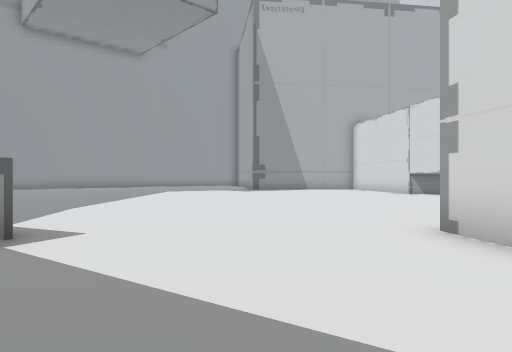
View 1 (above)

24 first-person views from a walk through a Unity game level. The camera is 1.4 m above the floor, looks level and sees 70° across. The floor is counted in squares, 2 m on a side. Each view is taken from the middle of a square. On the plan, view 1 faces up. The plan holds only what a view shows up to about 11 squares ahead; the rest is blank. The place goes on beyond the plan. The player is left out.

View 2
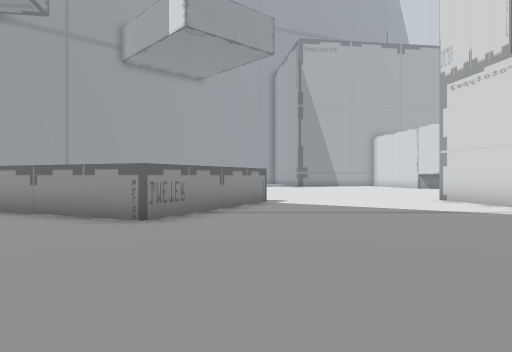

View 3
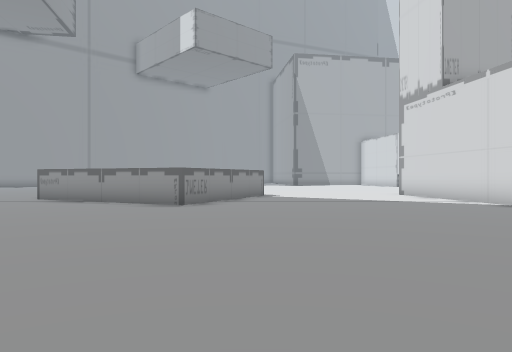

View 4
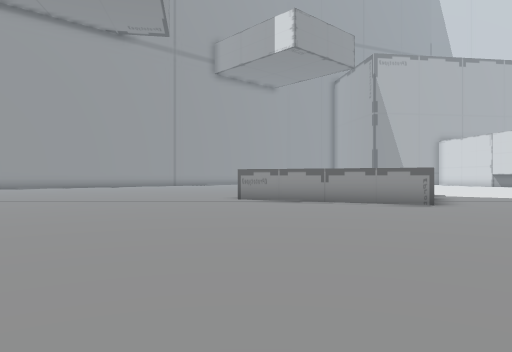

View 5
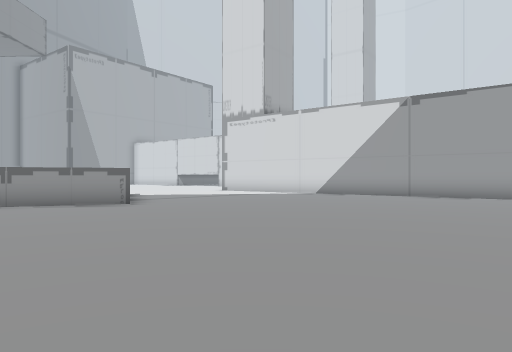

View 6
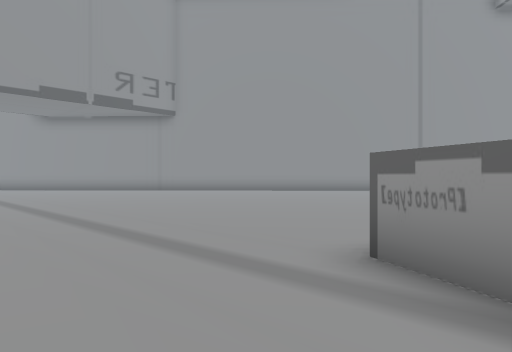

View 7
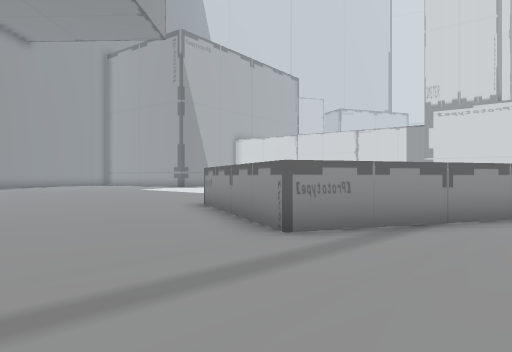

View 8
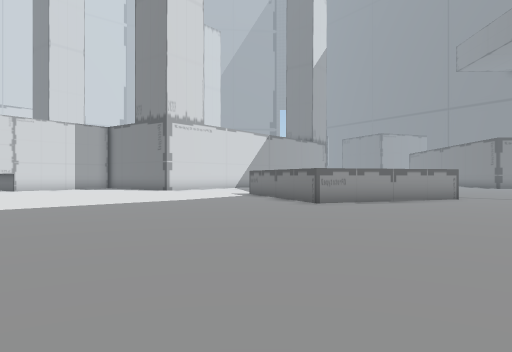

View 9
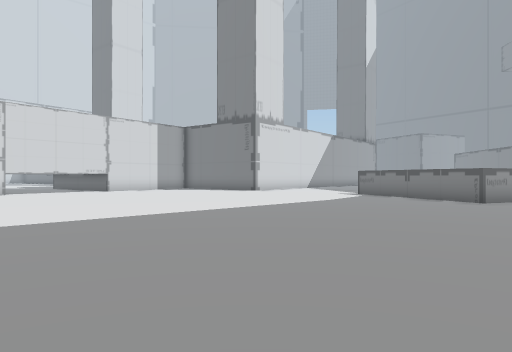

View 10
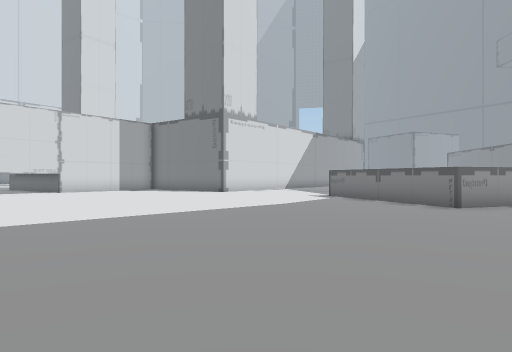

View 11
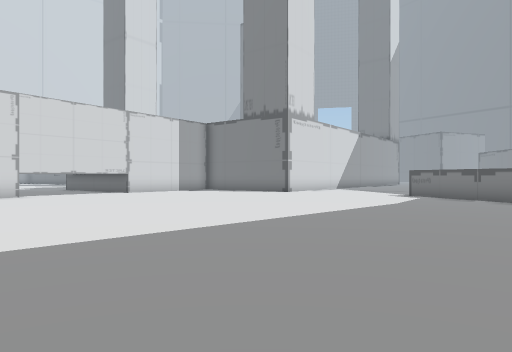

View 12
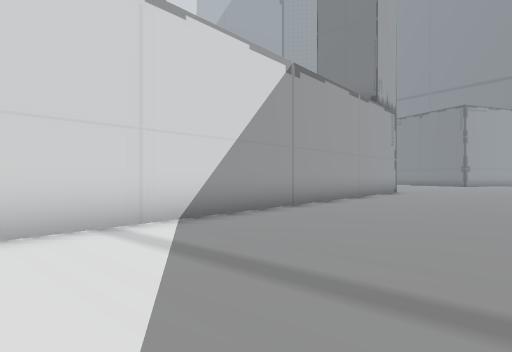

View 13
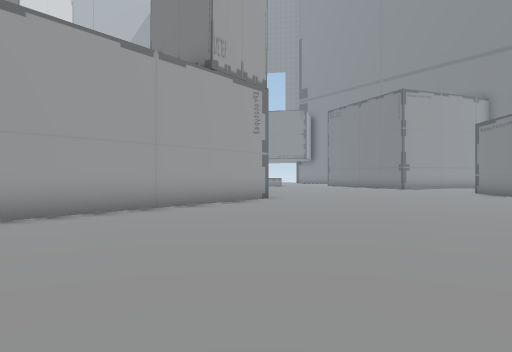

View 14
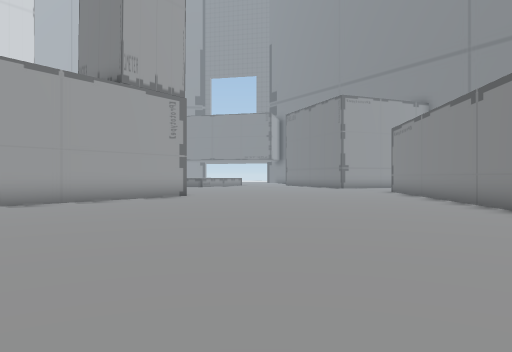

View 15
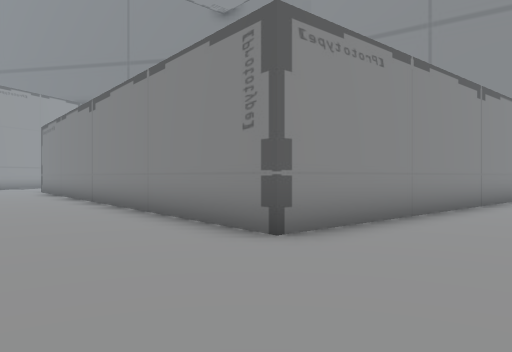

View 16
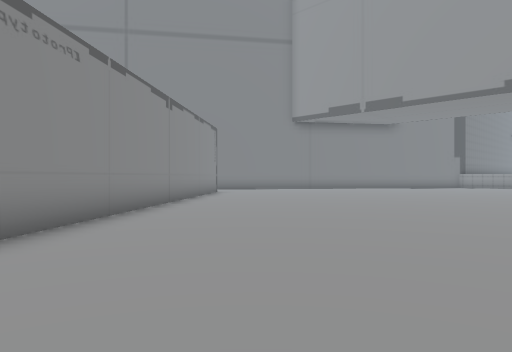

View 17
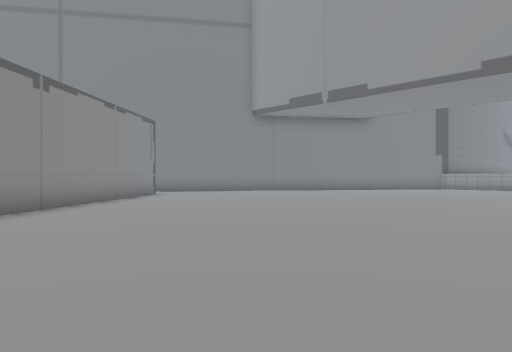

View 18
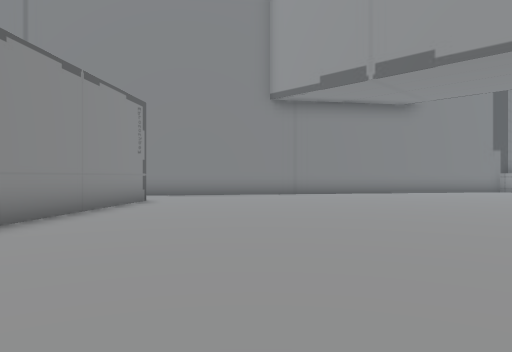

View 19
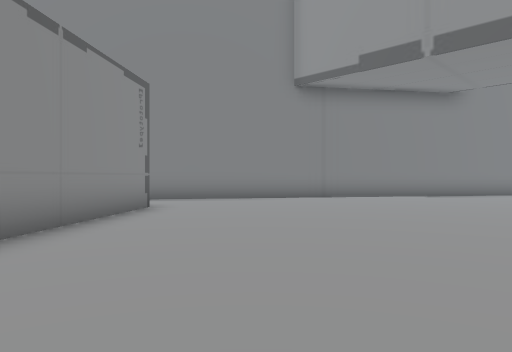

View 20
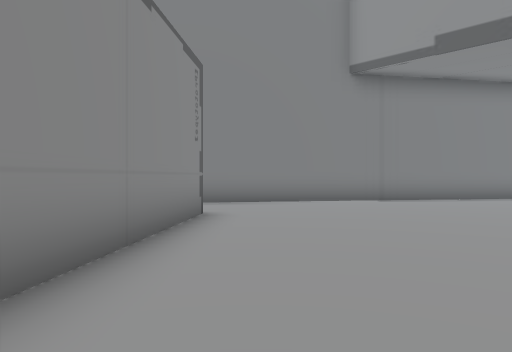

View 21
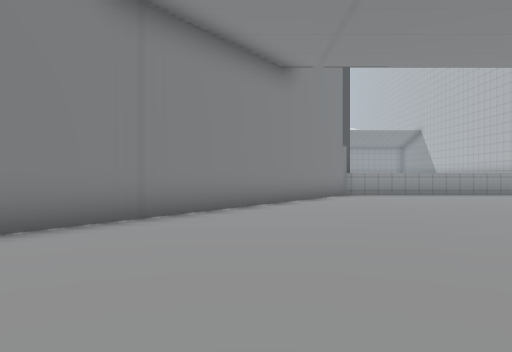

View 22
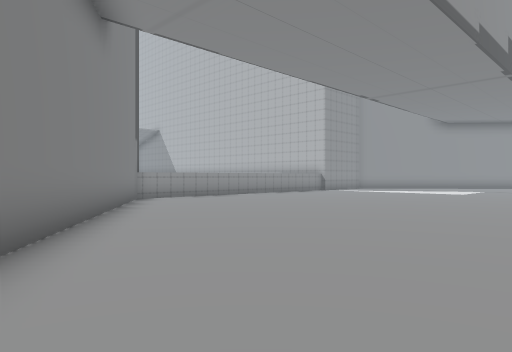

View 23
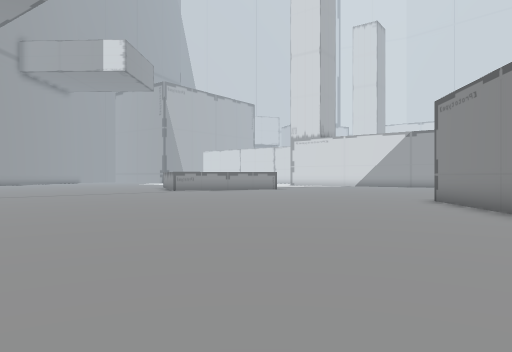

View 24
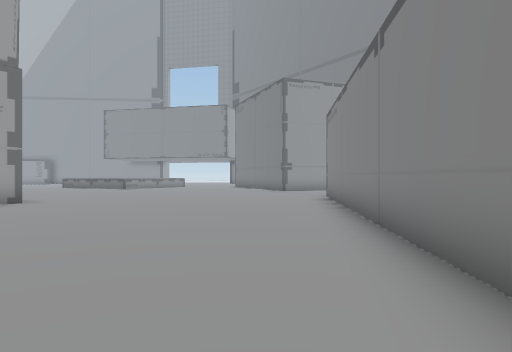

### Floor plan
Points are (right, up) in squares from view 1. A wall is a line through its corners. A room is listed if a view was taken in it or the views show most of it. See-through windows are left out.
Room 1 (views 1, 2, 3, 4, 5, 6, 7, 8, 9, 10, 11, 12, 13, 14, 15, 16, 17, 18, 19, 20, 21, 22, 23, 24)
walls: (-2.7, 4.1) (-4.8, -0.3) (-9.5, 1.9) (-7.5, 6.3) (-4.5, 4.9); (-18.1, -17.5) (-8.3, -9.3) (-0.6, -18.5); (4.8, -12.5) (2.3, 4.7); (-29.6, -13) (-21.7, -18.5)

Where each view was taken, in squares from view 1:
view 1: 0 up, 0 right, facing up
view 2: 6 down, 3 left, facing up
view 3: 9 down, 3 left, facing up
view 4: 9 down, 9 left, facing up
view 5: 9 down, 9 left, facing up-right
view 6: 1 down, 8 left, facing up-left
view 7: 1 down, 13 left, facing up-right
view 8: 14 up, 13 left, facing down-right
view 9: 17 up, 10 left, facing down-right
view 10: 15 up, 10 left, facing down-right
view 11: 17 up, 8 left, facing down-right
view 12: 3 up, 2 left, facing down-right
view 13: 4 down, 3 left, facing down-right
view 14: 5 down, 6 left, facing down-right
view 15: 5 down, 8 left, facing down
view 16: 5 down, 8 left, facing down-left
view 17: 5 down, 11 left, facing down-left
view 18: 8 down, 13 left, facing down-left
view 19: 10 down, 14 left, facing down-left
view 20: 12 down, 14 left, facing down-left
view 21: 15 down, 18 left, facing left
view 22: 17 down, 21 left, facing up-left
view 23: 13 down, 19 left, facing up-right
view 24: 10 down, 6 left, facing down-right
